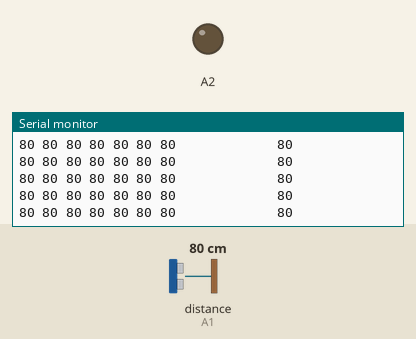
Bench run of a sketch on a simulated Arduino Uno, built with avr-gcc and run on an emulated ATmega328P. Shown: output pins drawn as LEDs (lit = HIGH), the last lines printed to the serial monitor. The inputs (shaded band) are chosen by the test bench; at power-on: distance to the obstacle (sensor on A1) 80 cm. The echo pulse lasts 58.3 µs per cm; pins used as bus, display or sensor lines are not drawn.

Above: at 1.2 s.
1.3 s: distance to the obstacle (sensor on A1) set to 120 cm
At 1.74 s:
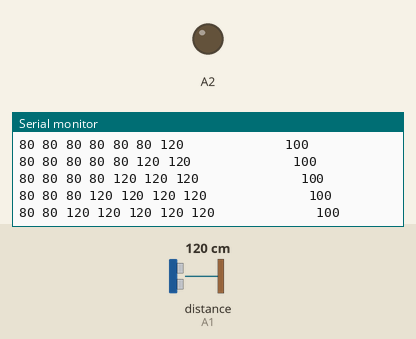
4.3 s: distance to the obstacle (sensor on A1) set to 18 cm
At 4.31 s:
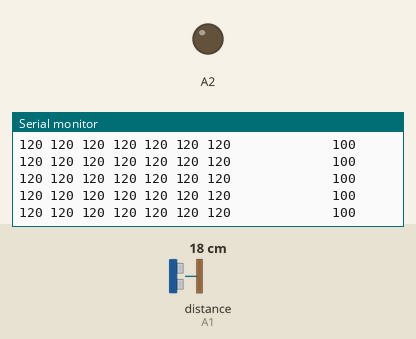
Timing chart, 0 to 7.3 s (numbered marks = the images above; inputs shaded):
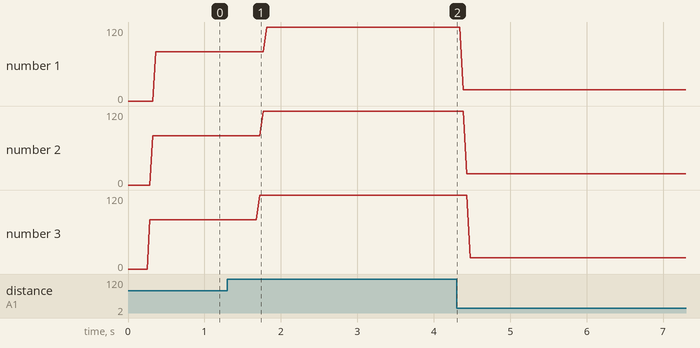

Measured:
- after the input at 1.3 s, the serial monitor: prints a new line after 0.25 s (image 1)
- plotted number 1: 80 → 120 after the input at 1.3 s, 120 → 18 after the input at 4.3 s
- plotted number 2: 80 → 120 after the input at 1.3 s, 120 → 18 after the input at 4.3 s
- plotted number 3: 80 → 120 after the input at 1.3 s, 120 → 18 after the input at 4.3 s

The sketch:

sketch_apr22b.ino
```cpp
#define ff 11
int d1, d2, mfl[ff], mfr[ff], mfsl[ff], mfsr[ff], ep, cm, M1, M2, u, ei, ed, e[10];
void setup()
{
  Serial.begin(9600);
  pinMode(A0, OUTPUT);
  pinMode(A1, INPUT);
  pinMode(A2, OUTPUT);
  pinMode(A3, INPUT);
}
void loop()
{
  Serial.print(mfsl[0]);
  Serial.print(" ");
  Serial.print(mfsl[1]);
  Serial.print(" ");
  Serial.print(mfsl[2]);
  Serial.print(" ");
  Serial.print(mfsl[3]);
  Serial.print(" ");
  Serial.print(mfsl[4]);
  Serial.print(" ");
  Serial.print(mfsl[5]);
  Serial.print(" ");
  Serial.print(mfsl[6]);
  Serial.print("             ");
  Serial.println(clean1());
}
int clean1()
{
  digitalWrite(A0, LOW);
  delayMicroseconds(2);
  digitalWrite(A0, HIGH);
  delayMicroseconds(10);
  digitalWrite(A0, LOW);
  for (int i = 0; i < ff - 1; i++)
  {
    constrain (mfl[i] = mfl[i + 1],0,100);
    constrain (mfl[i],0,100);
  }
  mfl[ff - 1] = 0.0172 * pulseIn(A1, HIGH);
  constrain(mfl[ff-1],0,100);
  for (int i = 0; i < ff; i++)
  {
    constrain (mfsl[i] = mfl[i],0,100);
  }
  for (int j = 0; j < ff; j++)
  {
    for (int i = 0; i < ff - 1; i++)
    {
      if (mfsl[i] > mfsl[i + 1])
      {
        int temp1 = mfsl[i];
        constrain (mfsl[i] = mfsl[i + 1],0,100);
        constrain (mfsl[i + 1] = temp1,0,100);
      }
    }
  }
  return constrain(mfsl[(ff - 1) / 2],0,100);
}
```
